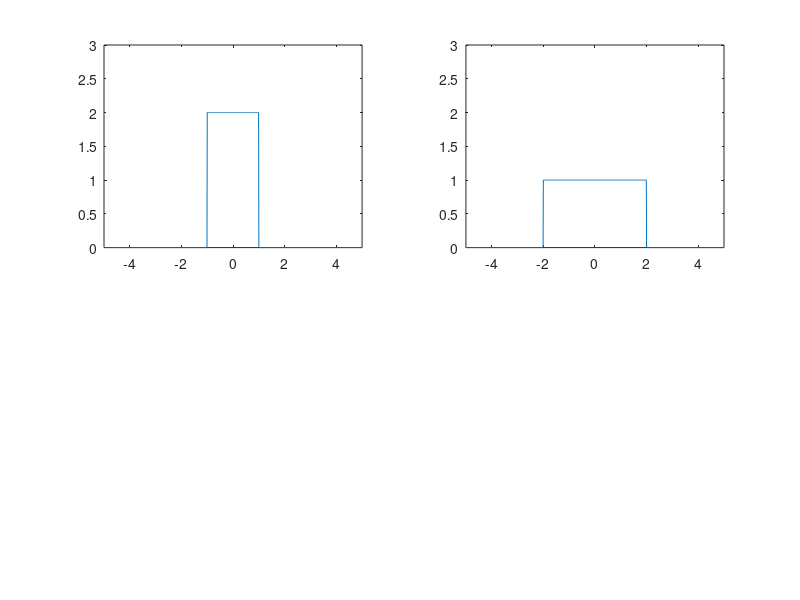

Write MATLAB code to recreate this figure. (Note: this script raises an error after producing the figure.)
td=0.01;
t1=-5:0.01 : 5;
z1=((t1+1) >=0);
z2=((t1-1)>=0);
f1=2*z1-2*z2;
t2=-5:0.01:5;
z3=((t2+2)>=0) ;
z4=((t2-2)>=0) ;
f2=z3-z4;
subplot(2,2,1);
plot(t1,f1);
axis( [-5,5,0,3]);
subplot( 2,2,2);
plot(t2,f2);
axis([-5,5,0,3]);
k1=-5:0.01 : 5;
k2=-5:0.01: 5;
[f,k]=cconv(f1,f2,k1,k2,td);
subplot(2,2,3);
plot(k,f);
axis( [-5,5,0,5]);grid on